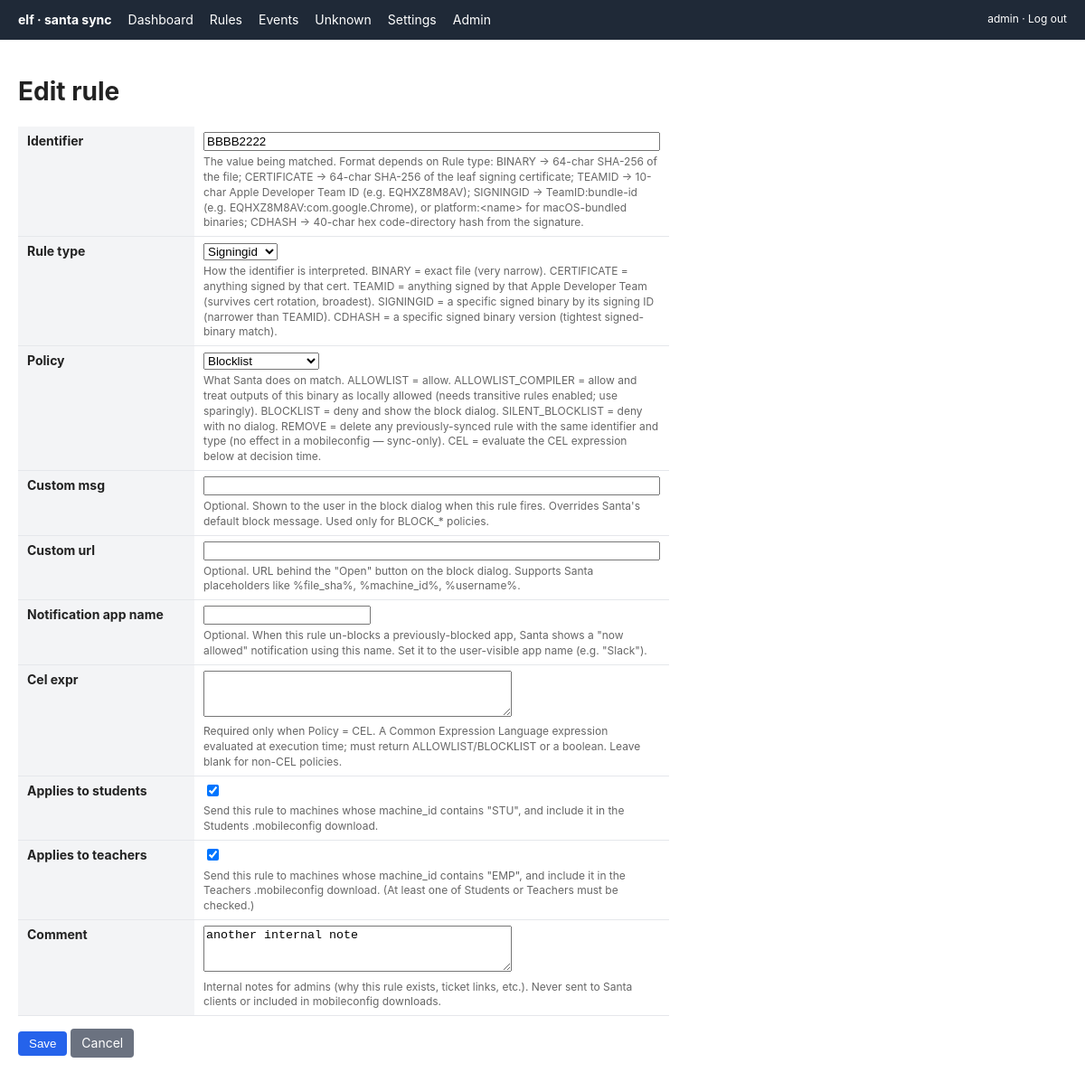
Page /rules/2/edit/ (signed in) on the committed database.
### app/models.py (models this page shows, shortened)
class Rule(models.Model):
    identifier = models.CharField(
        max_length=255,
        db_index=True,
        help_text=(
            "The value being matched. Format depends on Rule type: "
            "BINARY → 64-char SHA-256 of the file; "
            "CERTIFICATE → 64-char SHA-256 of the leaf signing certificate; "
            "TEAMID → 10-char Apple Developer Team ID (e.g. EQHXZ8M8AV); "
            "SIGNINGID → TeamID:bundle-id (e.g. EQHXZ8M8AV:com.google.Chrome), "
            "or platform:&lt;name&gt; for macOS-bundled binaries; "
            "CDHASH → 40-char hex code-directory hash from the signature."
        ),
    )
    rule_type = models.CharField(
        max_length=16,
        choices=RuleType.choices,
        help_text=(
            "How the identifier is interpreted. "
            "BINARY = exact file (very narrow). "
            "CERTIFICATE = anything signed by that cert. "
            "TEAMID = anything signed by that Apple Developer Team (survives cert rotation, broadest). "
            "SIGNINGID = a specific signed binary by its signing ID (narrower than TEAMID). "
            "CDHASH = a specific signed binary version (tightest signed-binary match)."
        ),
    )
    policy = models.CharField(
        max_length=24,
        choices=Policy.choices,
        help_text=(
            "What Santa does on match. "
            "ALLOWLIST = allow. "
            "ALLOWLIST_COMPILER = allow and treat outputs of this binary as locally allowed "
            "(needs transitive rules enabled; use sparingly). "
            "BLOCKLIST = deny and show the block dialog. "
            "SILENT_BLOCKLIST = deny with no dialog. "
            "REMOVE = delete any previously-synced rule with the same identifier and type "
            "(no effect in a mobileconfig — sync-only). "
            "CEL = evaluate the CEL expression below at decision time."
        ),
    )
    custom_msg = models.CharField(
        max_length=512,
        blank=True,
        default="",
        help_text=(
            "Optional. Shown to the user in the block dialog when this rule fires. "
            "Overrides Santa's default block message. Used only for BLOCK_* policies."
        ),
    )
    custom_url = models.CharField(
        max_length=512,
        blank=True,
        default="",
        help_text=(
            "Optional. URL behind the \"Open\" button on the block dialog. "
            "Supports Santa placeholders like %file_sha%, %machine_id%, %username%."
        ),
    )
    notification_app_name = models.CharField(
        max_length=255,
        blank=True,
        default="",
        help_text=(
            "Optional. When this rule un-blocks a previously-blocked app, Santa shows a "
            "\"now allowed\" notification using this name. Set it to the user-visible app name "
            "(e.g. \"Slack\")."
        ),
    )
    cel_expr = models.TextField(
        blank=True,
        default="",
        help_text=(
            "Required only when Policy = CEL. A Common Expression Language expression evaluated "
            "at execution time; must return ALLOWLIST/BLOCKLIST or a boolean. Leave blank for "
            "non-CEL policies."
        ),
    )
    applies_to_students = models.BooleanField(
        default=False,
        help_text=(
            "Send this rule to machines whose machine_id contains \"STU\", and include it in the "
            "Students .mobileconfig download."
        ),
    )
    applies_to_teachers = models.BooleanField(
        default=False,
        help_text=(
            "Send this rule to machines whose machine_id contains \"EMP\", and include it in the "
            "Teachers .mobileconfig download. (At least one of Students or Teachers must be checked.)"
        ),
    )
    comment = models.TextField(
        blank=True,
        default="",
        help_text=(
            "Internal notes for admins (why this rule exists, ticket links, etc.). "
            "Never sent to Santa clients or included in mobileconfig downloads."
        ),
    )
    creation_time = models.DateTimeField(default=timezone.now)
    updated_at = models.DateTimeField(auto_now=True)
    class Meta:
        constraints = [
            UniqueConstraint(fields=["identifier", "rule_type"], name="uniq_identifier_type"),
            CheckConstraint(
                condition=Q(applies_to_students=True) | Q(applies_to_teachers=True),
                name="rule_has_audience",
            ),
        ]
        indexes = [
            models.Index(fields=["updated_at", "id"]),
            models.Index(fields=["applies_to_students"]),
            models.Index(fields=["applies_to_teachers"]),
        ]
        ordering = ["-updated_at"]

### app/views.py (the view)
# urls.py: path("rules/<int:pk>/edit/", views.RuleUpdateView.as_view(), name="rule-edit"),
class RuleUpdateView(LoginRequiredMixin, UpdateView):
    model = Rule
    form_class = RuleForm
    template_name = "rules/form.html"
    success_url = reverse_lazy("rule-list")

### app/forms.py (shortened to what this page needs)
class RuleForm(forms.ModelForm):
    class Meta:
        model = Rule
        fields = [
            "identifier",
            "rule_type",
            "policy",
            "custom_msg",
            "custom_url",
            "notification_app_name",
            "cel_expr",
            "applies_to_students",
            "applies_to_teachers",
            "comment",
        ]
        widgets = {
            "cel_expr": forms.Textarea(attrs={"rows": 3}),
            "comment": forms.Textarea(attrs={"rows": 3}),
            "custom_msg": forms.TextInput(attrs={"size": 60}),
            "custom_url": forms.TextInput(attrs={"size": 60}),
            "identifier": forms.TextInput(attrs={"size": 60}),
        }

### templates/rules/form.html (shortened to what this page needs)
{% extends "base.html" %}
{% block content %}
<h1>{% if object %}Edit rule{% else %}New rule{% endif %}</h1>
<form method="post" style="max-width: 720px;">{% csrf_token %}
<table>
{% for field in form %}
<tr>
  <th style="width: 220px;"><label for="{{ field.id_for_label }}">{{ field.label }}</label></th>
  <td>{{ field }}{% if field.help_text %}<div style="color:#666;font-size:12px;margin-top:4px;max-width:560px">{{ field.help_text|safe }}</div>{% endif %}{{ field.errors }}</td>
</tr>
{% endfor %}
</table>
<p>
  <button class="btn" type="submit">Save</button>
  <a class="btn secondary" href="{% url 'rule-list' %}">Cancel</a>
</p>
</form>
{% endblock %}

### templates/base.html (shortened to what this page needs)
<!doctype html>
<html lang="en">
<head>
</head>
<body>
<header>
  <span class="brand">elf · santa sync</span>
  <a href="{% url 'dashboard' %}">Dashboard</a>
  <a href="{% url 'rule-list' %}">Rules</a>
  <a href="{% url 'event-list' %}">Events</a>
  <a href="{% url 'unknown-list' %}">Unknown</a>
  <a href="{% url 'server-settings' %}">Settings</a>
  <a href="/admin/">Admin</a>
  <span style="margin-left:auto; font-size:12px;">{{ request.user }} · <a href="/admin/logout/">Log out</a></span>
</header>
<main>
{% block content %}{% endblock %}
</main>
</body>
</html>

### templates/base.html (style rules this page uses)
body { font: 14px/1.4 -apple-system, BlinkMacSystemFont, "Segoe UI", sans-serif; margin: 0; color: #222; }
header { background: #1f2937; color: #fff; padding: 12px 20px; display: flex; gap: 18px; align-items: center; }
header a { color: #fff; text-decoration: none; }
header .brand { font-weight: 700; }
main { padding: 20px; max-width: 1280px; margin: 0 auto; }
table { border-collapse: collapse; width: 100%; }
th, td { padding: 6px 10px; text-align: left; border-bottom: 1px solid #e5e7eb; vertical-align: top; }
th { background: #f3f4f6; }
.btn { display: inline-block; padding: 6px 12px; background: #2563eb; color: #fff; border: 0; border-radius: 4px; text-decoration: none; cursor: pointer; }
.btn.secondary { background: #6b7280; }

### rows in the picture
Rule: form "BBBB2222" "Signingid" "Blocklist" "☑" "☑" "another internal note"

### other values in the picture
{{ request.user }} "admin"
{{ field.label }} "Identifier" "Rule type" "Policy" "Custom msg" "Custom url" "Notification app name" "Cel expr" "Applies to students" "Applies to teachers" "Comment"
{{ field.help_text|safe }} "Optional. Shown to the user in the block dialog when this rule fires. Overrides Santa's default block message. Used only for BLOCK_* policies." "Optional. URL behind the \"Open\" button on the block dialog. Supports Santa placeholders like %file_sha%, %machine_id%, %username%." "Optional. When this rule un-blocks a previously-blocked app, Santa shows a \"now allowed\" notification using this name. Set it to the user-visible app name (e.g. \"Slack\")." "Required only when Policy = CEL. A Common Expression Language expression evaluated at execution time; must return ALLOWLIST/BLOCKLIST or a boolean. Leave blank for non-CEL policies." "Send this rule to machines whose machine_id contains \"STU\", and include it in the Students .mobileconfig download." "Send this rule to machines whose machine_id contains \"EMP\", and include it in the Teachers .mobileconfig download. (At least one of Students or Teachers must be checked.)" "Internal notes for admins (why this rule exists, ticket links, etc.). Never sent to Santa clients or included in mobileconfig downloads."
